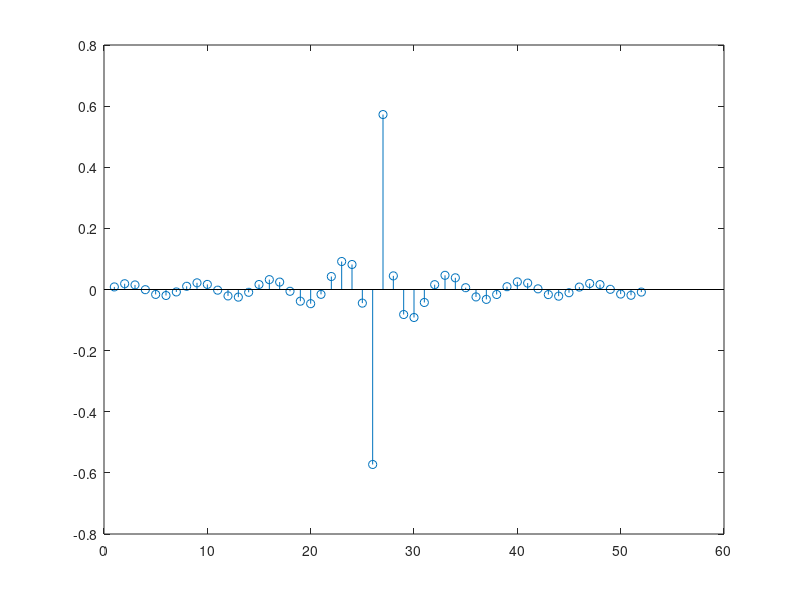

Write MATLAB code to recreate this figure. (Note: this script raises an error after producing the figure.)
clear all
clc

M = 51; 
N = M+1;

Omega_p = 2.8; 
Omega_r = 3; 
Omega_s = 8;

kp = floor(N*Omega_p/Omega_s);
kr = floor(N*Omega_r/Omega_s);

k = 1:(M-1)/2;  
A = [zeros(1,N/2-kr) ones(1,kp+1)];

for n=0:M
    h(n+1) = (-1).^(N/2 + n).*A(N/2) + 2*sum((-1).^k.*A(k).*sin(pi.*k*(1+2*n)/N));
end;
h = h./N;

stem(h);

a = 1;
fvtool(h,a)